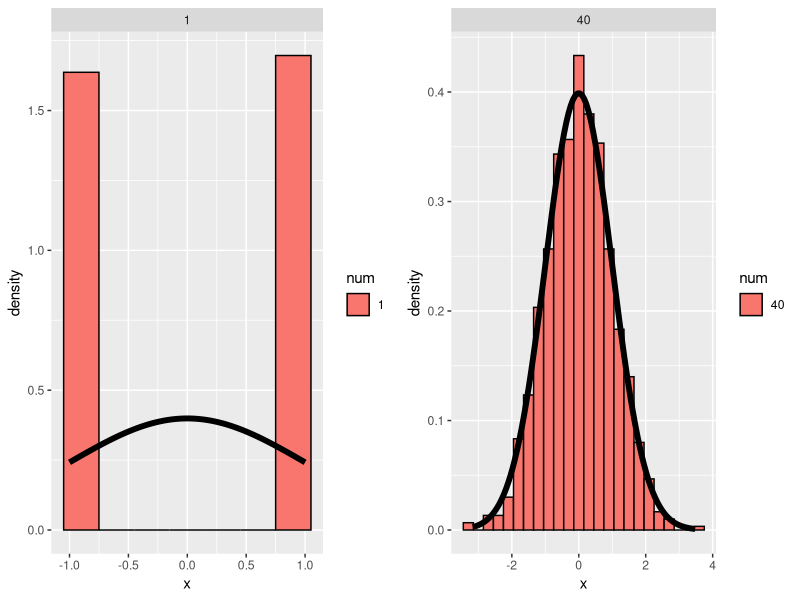

R code for this plot:
## ---- chunk 1
binom <-  function(n){ rbinom(n, size = 1, prob = .5) } # The Binomial Distribution
## ---- chunk 2
# num = 1
samples <- NULL
num <- 1
mu <- .5; sigma <- .5
for (i in 1:1000) samples <- c(samples, mean(binom(num)))
library(ggplot2)
normalize_mean <- function(x, mu, sigma, n){sqrt(n) * (x - mu) / sigma}
dat <- data.frame(
        x = sapply(samples, normalize_mean, mu, sigma, n = num),
        num = factor(rep(num, 1000)))
g <- ggplot(dat, aes(x = x, fill = num)) + geom_histogram(binwidth=.3, colour = "black",
                                                           aes(y = ..density..)) 
g <- g + stat_function(fun = dnorm, size = 2)
g1 <- g + facet_grid(. ~ num)

# num = 40
samples <- NULL
num <- 40
for (i in 1:1000) samples <- c(samples, mean(binom(num)))
library(ggplot2)
normalize_mean <- function(x, mu, sigma, n){sqrt(n) * (x - mu) / sigma}
dat <- data.frame(
        x = sapply(samples, normalize_mean, mu, sigma, n = num),
        num = factor(rep(num, 1000)))
                
g <- ggplot(dat, aes(x = x, fill = num)) + geom_histogram(binwidth=.3, colour = "black",
                                                           aes(y = ..density..)) 
g <- g + stat_function(fun = dnorm, size = 2)
g2 <- g + facet_grid(. ~ num)

# plot two
library(gridExtra)
grid.arrange(g1, g2, ncol=2)

